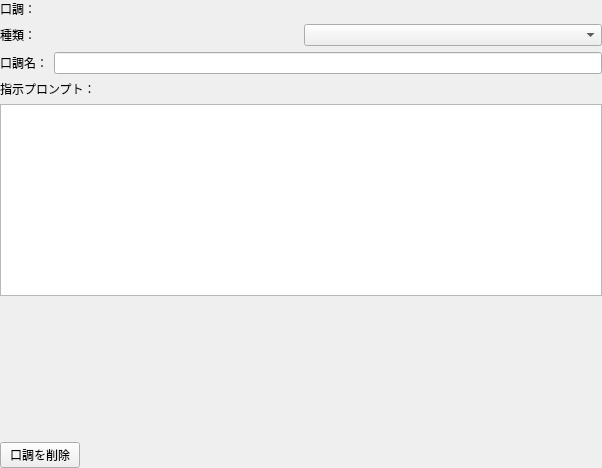
<?xml version="1.0" encoding="UTF-8"?>
<ui version="4.0">
 <class>SettingsTonePage</class>
 <widget class="QWidget" name="SettingsTonePage">
  <layout class="QVBoxLayout" name="layoutRoot">
   <property name="leftMargin"><number>0</number></property>
   <property name="topMargin"><number>0</number></property>
   <property name="rightMargin"><number>0</number></property>
   <property name="bottomMargin"><number>0</number></property>
   <item><layout class="QFormLayout" name="formToneCommon">
    <item row="0" column="0"><widget class="QLabel" name="labelToneSelection"><property name="text"><string>口調：</string></property></widget></item>
    <item row="0" column="1"><widget class="QWidget" name="paneToneSelection"><layout class="QHBoxLayout" name="layoutToneSelection">
     <property name="leftMargin"><number>0</number></property>
     <property name="topMargin"><number>0</number></property>
     <property name="rightMargin"><number>0</number></property>
     <property name="bottomMargin"><number>0</number></property>
    </layout></widget></item>
    <item row="1" column="0" colspan="2"><widget class="QWidget" name="paneToneCreation"><layout class="QHBoxLayout" name="layoutToneCreation">
    <property name="leftMargin"><number>0</number></property>
    <property name="topMargin"><number>0</number></property>
    <property name="rightMargin"><number>0</number></property>
    <property name="bottomMargin"><number>0</number></property>
    <item><widget class="QLabel" name="labelNewToneKind"><property name="text"><string>種類：</string></property></widget></item>
    <item><widget class="QComboBox" name="comboNewToneKind"/></item>
   </layout></widget></item>
    <item row="2" column="0"><widget class="QLabel" name="labelToneName"><property name="text"><string>口調名：</string></property></widget></item>
    <item row="2" column="1"><widget class="QLineEdit" name="editToneName"/></item>
   </layout></item>
   <item><widget class="QStackedWidget" name="stackToneEditor">
    <widget class="QWidget" name="paneNormalTone"><layout class="QVBoxLayout" name="layoutNormalTone">
     <property name="leftMargin"><number>0</number></property>
     <property name="topMargin"><number>0</number></property>
     <property name="rightMargin"><number>0</number></property>
     <property name="bottomMargin"><number>0</number></property>
     <item><widget class="QLabel" name="labelTonePrompt"><property name="text"><string>指示プロンプト：</string></property></widget></item>
     <item><widget class="QPlainTextEdit" name="editTonePrompt">
      <property name="minimumHeight"><number>180</number></property>
      <property name="maximumHeight"><number>180</number></property>
     </widget></item>
     <item><spacer name="spacerNormalTone"><property name="orientation"><enum>Qt::Vertical</enum></property><property name="sizeHint" stdset="0"><size><width>0</width><height>0</height></size></property></spacer></item>
    </layout></widget>
    <widget class="QWidget" name="paneConditionalTone"><layout class="QVBoxLayout" name="layoutConditionalTone">
     <property name="leftMargin"><number>0</number></property>
     <property name="topMargin"><number>0</number></property>
     <property name="rightMargin"><number>0</number></property>
     <property name="bottomMargin"><number>0</number></property>
     <item><widget class="QSplitter" name="splitterTones">
      <property name="orientation"><enum>Qt::Horizontal</enum></property>
      <widget class="QWidget" name="paneBranches"><layout class="QVBoxLayout" name="layoutBranches">
       <property name="leftMargin"><number>0</number></property>
       <property name="topMargin"><number>0</number></property>
       <property name="rightMargin"><number>4</number></property>
       <property name="bottomMargin"><number>0</number></property>
       <item><widget class="QLabel" name="labelBranches"><property name="text"><string>分岐（上から判定）</string></property></widget></item>
       <item><widget class="QTreeWidget" name="treeToneBranches"><property name="headerHidden"><bool>true</bool></property><column><property name="text"><string>分岐</string></property></column></widget></item>
       <item><widget class="QPushButton" name="buttonAddToneBranch"><property name="text"><string>「もし～なら」を追加</string></property></widget></item>
       <item><layout class="QHBoxLayout" name="layoutBranchActions">
        <item><widget class="QPushButton" name="buttonDeleteBranch"><property name="text"><string>分岐を削除</string></property></widget></item>
        <item><widget class="QPushButton" name="buttonBranchUp"><property name="text"><string>↑</string></property></widget></item>
        <item><widget class="QPushButton" name="buttonBranchDown"><property name="text"><string>↓</string></property></widget></item>
       </layout></item>
       <item><widget class="QLabel" name="labelBranchDepth"><property name="text"><string/></property><property name="wordWrap"><bool>true</bool></property></widget></item>
      </layout></widget>
      <widget class="QScrollArea" name="scrollConditionEditor">
       <property name="frameShape"><enum>QFrame::NoFrame</enum></property>
       <property name="widgetResizable"><bool>true</bool></property>
       <widget class="QWidget" name="paneCondition"><layout class="QVBoxLayout" name="layoutCondition">
        <property name="leftMargin"><number>4</number></property>
        <property name="topMargin"><number>0</number></property>
        <property name="rightMargin"><number>0</number></property>
        <property name="bottomMargin"><number>0</number></property>
        <item><widget class="QLabel" name="labelSelectBranch"><property name="text"><string>分岐を選択して条件を編集してください。</string></property><property name="wordWrap"><bool>true</bool></property></widget></item>
        <item><widget class="QWidget" name="paneExpressionEditor"><layout class="QVBoxLayout" name="layoutExpressionEditor">
         <property name="leftMargin"><number>0</number></property>
         <property name="topMargin"><number>0</number></property>
         <property name="rightMargin"><number>0</number></property>
         <property name="bottomMargin"><number>0</number></property>
         <item><widget class="QLabel" name="labelCondition"><property name="text"><string>選択した分岐の条件</string></property></widget></item>
         <item><widget class="QTreeWidget" name="treeExpressions">
          <property name="minimumHeight"><number>80</number></property>
          <property name="maximumHeight"><number>140</number></property>
          <property name="headerHidden"><bool>true</bool></property>
          <column><property name="text"><string>条件式</string></property></column>
         </widget></item>
         <item><layout class="QHBoxLayout" name="layoutExpressionAdd">
          <item><widget class="QPushButton" name="buttonAddCondition"><property name="text"><string>条件追加</string></property></widget></item>
          <item><widget class="QPushButton" name="buttonAddGroup"><property name="text"><string>グループ追加</string></property></widget></item>
         </layout></item>
         <item><layout class="QHBoxLayout" name="layoutExpressionActions">
          <item><widget class="QPushButton" name="buttonToggleNot"><property name="text"><string>NOT</string></property><property name="toolTip"><string>NOTで囲む／解除</string></property></widget></item>
          <item><widget class="QPushButton" name="buttonDeleteExpression"><property name="text"><string>条件削除</string></property></widget></item>
          <item><widget class="QPushButton" name="buttonExpressionUp"><property name="text"><string>↑</string></property></widget></item>
          <item><widget class="QPushButton" name="buttonExpressionDown"><property name="text"><string>↓</string></property></widget></item>
         </layout></item>
         <item><layout class="QFormLayout" name="formPredicate">
          <item row="0" column="0"><widget class="QLabel" name="labelOperator"><property name="text"><string>演算子：</string></property></widget></item>
          <item row="0" column="1"><widget class="QComboBox" name="comboToneOperator"/></item>
          <item row="1" column="0"><widget class="QLabel" name="labelTarget"><property name="text"><string>対象：</string></property></widget></item>
          <item row="1" column="1"><widget class="QComboBox" name="comboToneTarget"/></item>
          <item row="2" column="0"><widget class="QLabel" name="labelComparison"><property name="text"><string>判定方法：</string></property></widget></item>
          <item row="2" column="1"><widget class="QComboBox" name="comboToneComparison"/></item>
          <item row="3" column="0"><widget class="QLabel" name="labelValue"><property name="text"><string>文字列：</string></property></widget></item>
          <item row="3" column="1"><widget class="QLineEdit" name="editToneValue"/></item>
         </layout></item>
         <item><widget class="QLabel" name="labelConditionError"><property name="text"><string/></property><property name="wordWrap"><bool>true</bool></property><property name="textFormat"><enum>Qt::PlainText</enum></property></widget></item>
         <item><widget class="QLabel" name="labelPreview"><property name="text"><string>条件式のプレビュー</string></property></widget></item>
         <item><widget class="QPlainTextEdit" name="editExpressionPreview"><property name="readOnly"><bool>true</bool></property><property name="maximumHeight"><number>55</number></property></widget></item>
        </layout></widget></item>
        <item><widget class="QWidget" name="paneToneOutput"><layout class="QHBoxLayout" name="layoutToneOutput">
         <property name="leftMargin"><number>0</number></property>
         <property name="topMargin"><number>0</number></property>
         <property name="rightMargin"><number>0</number></property>
         <property name="bottomMargin"><number>0</number></property>
         <item><widget class="QLabel" name="labelOutputTone"><property name="text"><string>口調：</string></property></widget></item>
         <item><widget class="QComboBox" name="comboToneOutput"/></item>
        </layout></widget></item>
        <item><spacer name="spacerConditionEditor"><property name="orientation"><enum>Qt::Vertical</enum></property><property name="sizeHint" stdset="0"><size><width>0</width><height>0</height></size></property></spacer></item>
       </layout></widget>
      </widget>
     </widget></item>
    </layout></widget>
    <widget class="QWidget" name="paneEmptyTone"><layout class="QVBoxLayout" name="layoutEmptyTone">
     <item><widget class="QLabel" name="labelEmptyTone"><property name="text"><string>口調を選択するか、「＋新しい口調…」から作成してください。</string></property><property name="wordWrap"><bool>true</bool></property></widget></item>
     <item><spacer name="spacerEmptyTone"><property name="orientation"><enum>Qt::Vertical</enum></property><property name="sizeHint" stdset="0"><size><width>0</width><height>0</height></size></property></spacer></item>
    </layout></widget>
   </widget></item>
   <item><widget class="QLabel" name="labelRulesError"><property name="text"><string/></property><property name="wordWrap"><bool>true</bool></property><property name="textFormat"><enum>Qt::PlainText</enum></property></widget></item>
   <item><layout class="QHBoxLayout" name="layoutToneActions">
    <item><widget class="QPushButton" name="buttonDeleteTone"><property name="text"><string>口調を削除</string></property></widget></item>
    <item><spacer name="spacerToneActions"><property name="orientation"><enum>Qt::Horizontal</enum></property><property name="sizeHint" stdset="0"><size><width>0</width><height>0</height></size></property></spacer></item>
   </layout></item>
  </layout>
 </widget>
 <resources/>
 <connections/>
</ui>
